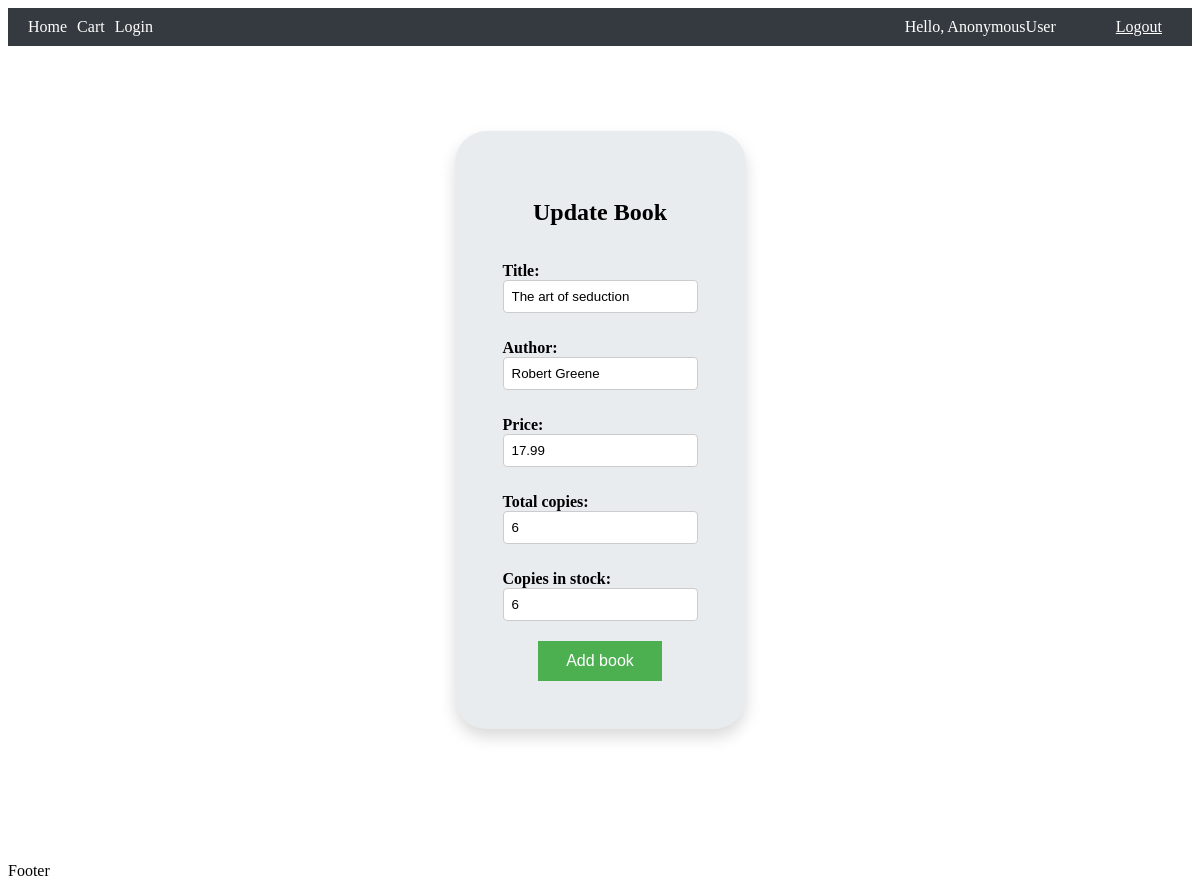
/updateBook/2, run on the app's committed database.
### book_store_arboleda/models.py (models this page shows, shortened)
class Book(models.Model):
    title=models.CharField(max_length=200,null=True)
    author=models.CharField(max_length=200,null=True)
    price = models.DecimalField(max_digits=10, decimal_places=2, default=default_price)
    total_copies = models.IntegerField(default=0)
    copies_in_stock = models.IntegerField(default=0)

### book_store_arboleda/views.py (the view)
# urls.py: path('updateBook/<str:pk>', views.updateBook,name='updateBook'),
def updateBook(request, pk):
    book = get_object_or_404(Book, pk=pk)
    form = Createbookform(request.POST or None, instance=book)
    if form.is_valid():
        book = form.save() # save the form instance to the book object
        book.save() # save the book object to the database
        return redirect('/', id=pk)
    return render(request, 'book_store_arboleda/updateBook.html', {'form': form})

### book_store_arboleda/forms.py
class Createbookform(ModelForm):
    class Meta:
        model=Book
        fields='__all__'

### book_store_arboleda/templates/book_store_arboleda/updateBook.html (shortened to what this page needs)
{% extends "book_store_arboleda/base.html" %}
{% load static%}
{% block css %}
<link rel="stylesheet" type="text/css" href="{% static 'css/book_store_arboleda/updateBook.css' %}">
{% endblock %}
{% block content %}
<div class="container">
    <div class="jumbotron">
        <div class="title">
            <h2>Update Book</h2>
        </div>
        <form method="POST" action="" >
            {{form.as_p}}
            <div class="center-button">
                <input class="button" type="submit" value="Add book">
            </div>
        </form>
    </div>
</div>
{% endblock %}

### static/css/book_store_arboleda/updateBook.css (style rules this page uses)
.container { display: flex; align-items: center; justify-content: center; height: 100vh; }
.jumbotron { background-color: #e9ecef; padding: 3rem 3rem; margin-bottom: 2rem; border-radius: 2rem; box-shadow: 0 .5rem 1rem rgba(0,0,0,.15); }
.button { background-color: #4CAF50; border: none; color: white; padding: 11px 28px; text-align: center; text-decoration: none; display: inline-block; font-size: 16px; }
form p { margin-bottom: 10px; }
form label { display: block; font-weight: bold; }
form input[type="text"], form input[type="text"], form input[type="number"], form input[type="number"] { width: 100%; padding: 8px; border: 1px solid #ccc; border-radius: 4px; box-sizing: border-box; margin-bottom: 10px; }
.title { display:flex; justify-content: center; align-items: center; }
.center-button { display: flex; justify-content: center; align-items: center; }

### data on the page
Book: title "The art of seduction", author "Robert Greene", price "17.99", total_copies "6", copies_in_stock "6"

### other printed values
{{ request.user }} "AnonymousUser"
